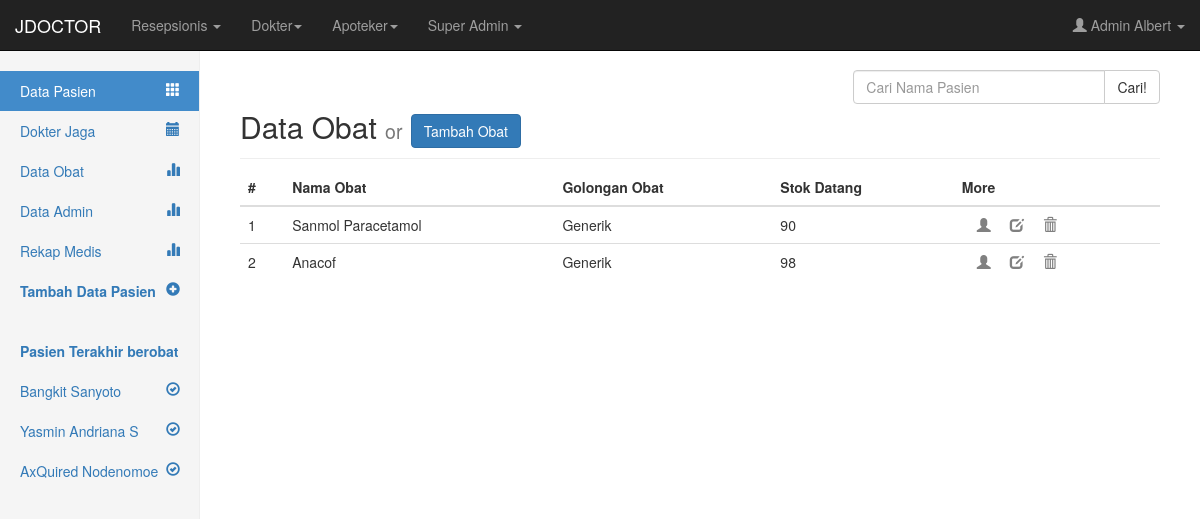
The page /medis/front.php?ur=tampil_obat (signed in) on the database its author committed.
### tables this page shows
CREATE TABLE IF NOT EXISTS `pasien` (
  `id_pasien` int(5) NOT NULL,
  `nama_lengkap` varchar(100) NOT NULL,
  `tempat_lahir` varchar(100) NOT NULL,
  `tanggal_lahir` date NOT NULL,
  `jenis_kelamin` varchar(40) NOT NULL,
  `alamat` text NOT NULL,
  `telepon` varchar(15) NOT NULL,
  `pekerjaan` varchar(100) NOT NULL,
  `nama_kk` varchar(50) NOT NULL,
  `tanggal_daftar` date NOT NULL
);

CREATE TABLE IF NOT EXISTS `obat` (
  `id_obat` int(5) NOT NULL,
  `nama_obat` varchar(100) NOT NULL,
  `golongan_obat` varchar(50) NOT NULL,
  `jenis_obat` varchar(50) NOT NULL,
  `tanggal_datang` date NOT NULL,
  `stok_datang` int(10) NOT NULL
);

### medis/conn/db.php (called while the page is built, shortened)
<?php
class db
{
	function __construct()
	{
		$this->conn=mysql_connect(hostname,username,password) or die("gagal koneksi");
	}
	function BuatQuery($query)
	{
		$this->result=mysql_query($query,$this->conn);
		return $this->result;
	}
	function BuatArray()
	{
		$this->row=mysql_fetch_array($this->result);
		return $this->row;
	}
}
?>

### medis/data/tampil_obat.php (the view)
<h2 class="sub-header">Data Obat <small>or</small> <a href="?ur=tambah_obat" class="btn btn-primary">Tambah Obat</a></h2>
<div class="table-responsive">
<table class="table table-hover">
  <thead>
	<tr>
	  <th>#</th>
	  <th>Nama Obat</th>
	  <th>Golongan Obat</th>
	  <th>Stok Datang</th>
	  <th>More</th>
	</tr>
  </thead>
  <tbody>
	<?php
		$dataPeserta = new db;
		$num=1;
		$dataPeserta->BuatQuery("SELECT * from obat");
		while($tampil=$dataPeserta->BuatArray()){
	?>
	<tr>
		  <td><?php echo $num;?></td>
		  <td><?php echo $tampil[nama_obat]; ?></td>
		  <td><?php echo $tampil[golongan_obat]; ?></td>
		  <td><?php echo $tampil[stok_datang]; ?></td>
		  <td>
			<a href="?ur=tampil_obat_lengkap&id_obat=<?php echo $tampil[id_obat]; ?>" class="more" title="Detail"><span class="glyphicon glyphicon-user"></span></a>
			<a href="?ur=ubah_obat&edID=<?php echo $tampil[id_obat]; ?>" class="more" title="Ubah"><span class="glyphicon glyphicon-edit"></span></a>
			<a href="?ur=hapus_obat__&delID=<?php echo $tampil[id_obat]; ?>" class="more" onClick="return confirm('Hapus <?php echo $tampil[nama_obat]; ?>');" title="Hapus"><span class="glyphicon glyphicon-trash"></span></a>
		  </td>
		</tr>
	<?php
		$num +=1;
		}
	?>
  </tbody>
</table>
</div>

### medis/front.php (shortened to what this page needs)
<?php
	include("conn/db.php");
  if(empty($_SESSION[user]) || empty($_SESSION[passw])){
    header("location: ../login.php");
	} else {
?>
<!DOCTYPE html>
<html lang="en">
<head>
    <link href="../../bs3_dist/css/bootstrap.min.css" rel="stylesheet">
    <link href="dashboard.css" rel="stylesheet">
  </head>
  <body>
	<?php
    include("navbar.php");
	?>
    <div class="container-fluid">
      <div class="row">
        <div class="col-sm-3 col-md-2 sidebar">
          <ul class="nav nav-sidebar">
            <li id="side-overview" class="active"><a href="?ur=tampil_pasien"><i class="pull-right glyphicon glyphicon-th"></i> Data Pasien</a></li>
			<li id="side-dokter"><a href="?ur=tampil_dokter"><i class="pull-right glyphicon glyphicon-calendar"></i>Dokter Jaga</a></li>
			<li id="side-pasien"><a href="?ur=tampil_obat"><i class="pull-right glyphicon glyphicon-stats"></i> Data Obat</a></li>
      <li id="side-admin"><a href="?ur=tampil_admin"><i class="pull-right glyphicon glyphicon-stats"></i> Data Admin</a></li>
      <li id="side-admin"><a href="?ur=tampil_rekap"><i class="pull-right glyphicon glyphicon-stats"></i> Rekap Medis</a></li>
            <li id="side-tambah"><a href="?ur=tambah_pasien"><i class="pull-right glyphicon glyphicon-plus-sign"></i> <strong>Tambah Data Pasien</strong></a></li>
          </ul>
          <ul class="nav nav-sidebar">
            <li><a href="#"><strong>Pasien Terakhir berobat</strong></a></li>
            <?php
              $riwayat = new db;
              $riwayat->BuatQuery("SELECT DISTINCT id_pasien FROM riwayat ORDER BY tanggal_berobat DESC LIMIT 4");
              WHILE($tampil_riwayat=$riwayat->BuatArray()){
                $pasien = new db;
                $pasien->BuatQuery("SELECT * FROM pasien WHERE id_pasien='$tampil_riwayat[id_pasien]'");
                $tampil_pasien = $pasien->BuatArray();
              ?>
                <li><a href="?ur=tampil_pasien_lengkap&id_pasien=<?php echo $tampil_riwayat[id_pasien]; ?>"><span class="pull-right glyphicon glyphicon-ok-circle"></span> <?php echo $tampil_pasien[nama_lengkap]; ?></a></li>
              <?php
                };
              ?>
          </ul>
        </div>
        <div class="col-sm-9 col-sm-offset-3 col-md-10 col-md-offset-2 main">
          <form class="form" method="post" action="?ur=search_result_pasien">
              <div class="input-group col-md-4 pull-right">
                  <input name="cari_pasien" type="text" class="form-control" placeholder="Cari Nama Pasien">
                  <span class="input-group-btn">
                    <button class="btn btn-default" type="submit">Cari!</button>
                  </span>
              </div>
          </form>
          <br>
			<?php
        include ("perijinan.php");
			?>
		</div>
      </div>
    </div>
  </body>
</html>
<?php   };  ?>

### medis/dashboard.css (style rules this page uses)
body { padding:0; padding-top: 50px; background-color:#FFF; margin: 0; }
.sub-header { padding-bottom: 10px; border-bottom: 1px solid #eee; }
.sidebar { display: none; }
a.more { padding-left: 15px; color: grey; font-size: 1em; }
@media (min-width: 768px) { .sidebar { position: fixed; top: 51px; bottom: 0; left: 0; z-index: 1000; display: block; padding: 20px; overflow-x: hidden; overflow-y: auto; background-color: #f5f5f5; border-right: 1px solid #eee; } }
.nav-sidebar { margin-right: -21px; margin-bottom: 20px; margin-left: -20px; }
.nav-sidebar > li > a { padding-right: 20px; padding-left: 20px; }
.nav-sidebar > .active > a { color: #fff; background-color: #428bca; }
.main { padding: 20px; }
@media (min-width: 768px) { .main { padding-right: 40px; padding-left: 40px; } }

### rows shown on the page
pasien: nama_lengkap "Bangkit Sanyoto"
pasien: nama_lengkap "Yasmin Andriana S"
pasien: nama_lengkap "AxQuired Nodenomoe"
obat: nama_obat "Sanmol Paracetamol", golongan_obat "Generik", stok_datang "90"
obat: nama_obat "Anacof", golongan_obat "Generik", stok_datang "98"

### other values the page prints
$_SESSION[nama] "Admin Albert"
